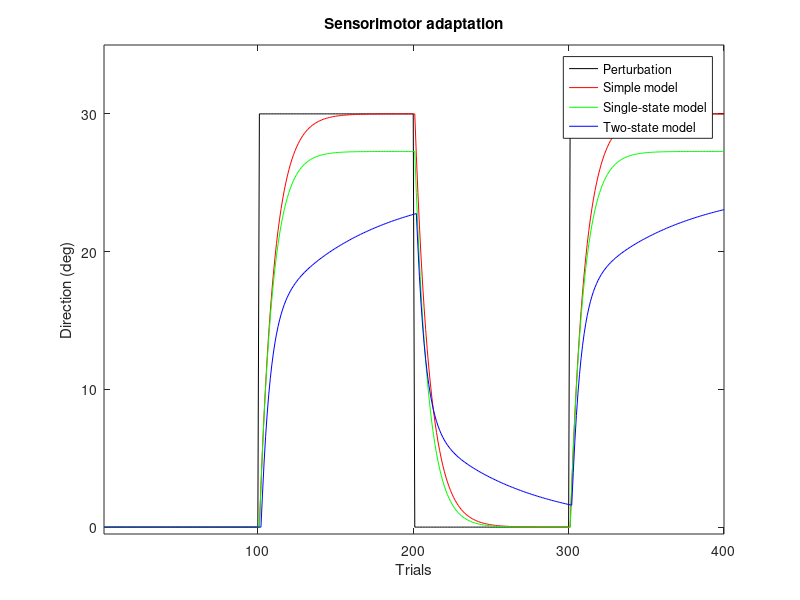
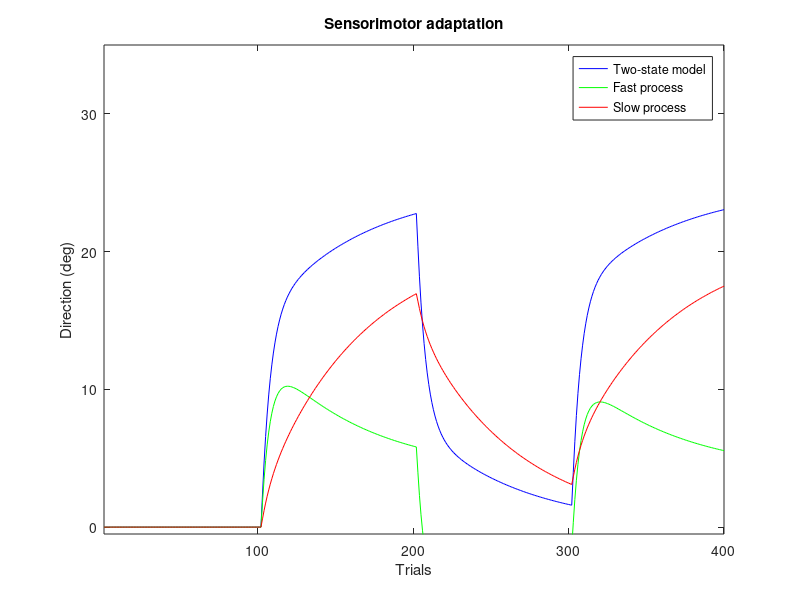

These figures' MATLAB source, in order:
%--------------------------------------------------------------------------
% FEDERAL UNIVERSITY OF UBERLANDIA
% Faculty of Electrical Engineering
% Biomedical Engineering Lab
% Uberlândia, Brazil
% Developed by: Andrei Nakagawa, MSc
% Contact: andrei.ufu@gmail.com
%--------------------------------------------------------------------------
% Description: Models of sensorimotor adaptation
% Based on the slides from Dr. Rob van Beers, lectured in CoSMo 2015
%--------------------------------------------------------------------------
%Number of trials
N = 400;
%Trials
trials = 1:N;
%Perturbation
i0 = 101;
i1 = 200;
%Degree of perturbation
deg = 30;
%Perturbation
perturbation = zeros(1,N);
perturbation(i0:i1) = deg;
perturbation(301:400) = deg;
%--------------------------------------------------------------------------
%simple model
%x(i+1) = x(i) + Be(i)
%x(1) = 0
%Learning rate
B = 0.1;
x = zeros(1,N);
e = zeros(1,N);
for i=2:N
  e(i) = perturbation(i-1) - x(i-1);
  x(i) = x(i-1) + B*e(i);
end
%--------------------------------------------------------------------------
%single-state model
%x(i+1) = Ax(i) + Be(i)
Ass = 0.99; %retention factor
Bss = 0.1; %learning rate
xss = zeros(1,N);
ess = zeros(1,N);
for i=2:N
  ess(i) = perturbation(i-1) - xss(i-1);
  xss(i) = Ass*xss(i-1) + Bss*ess(i);
end
%--------------------------------------------------------------------------
%two-state space model
%Smith, et al. (2006): Interacting adaptive process with different
%timescales underlie short-term motor learning
%x(i+1) = Ax(i) + Be(i)
%There are two hidden states
%x1 (fast state): Learns quickly but has poor retention
%x2 (slow state): Learns slowly but has good retention
%output is the sum of both states
%Therefore:
%x1(i+1) = Af*x1(i) + Bf*e(i)
%x2(i+1) = As*x2(i) + Bs*e(i)
%x(i) = x1(i) + x2(i)
%Bf < Bs, Af < As
Af = 0.92;
Bf = 0.06;
As = 0.995;
Bs = 0.02;
ets = zeros(1,N);
x1ts = zeros(1,N);
x2ts = zeros(1,N);
xts = zeros(1,N);
for i=2:N
    ets(i) = perturbation(i-1) - xts(i-1); %error
    x1ts(i) = Af*x1ts(i-1) + Bf*ets(i-1); %fast process
    x2ts(i) = As*x2ts(i-1) + Bs*ets(i-1); %slow process
    xts(i) = x1ts(i) + x2ts(i); %net adaptation
end
%--------------------------------------------------------------------------
%Plots
figure();
plot(trials,perturbation,'k');
hold on;
plot(trials,x,'r'); %Simple model
plot(trials,xss,'g'); %Single state
plot(trials,xts,'b'); %Two-state
legend('Perturbation','Simple model','Single-state model','Two-state model');
ylim([-0.5, deg+5]);
xlim([min(trials),max(trials)]);
title('Sensorimotor adaptation');
xlabel('Trials');
ylabel('Direction (deg)');

figure();
plot(trials,xts,'b'); %Two-state model -> net adaptation
hold on;
plot(trials,x1ts,'g'); %Two-state model -> fast process
plot(trials,x2ts,'r'); %Two-state model -> slow process
legend('Two-state model', 'Fast process', 'Slow process');
ylim([-0.5, deg+5]);
xlim([min(trials),max(trials)]);
title('Sensorimotor adaptation');
xlabel('Trials');
ylabel('Direction (deg)');
